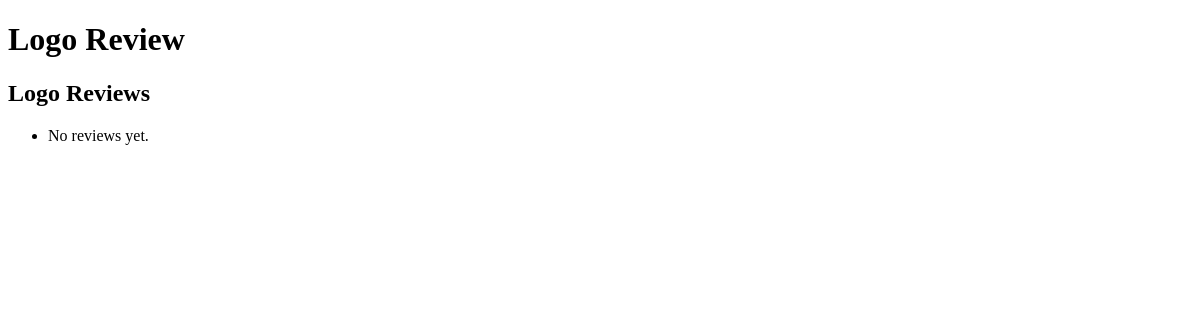
The page /reviews/ on the database as committed earlier.
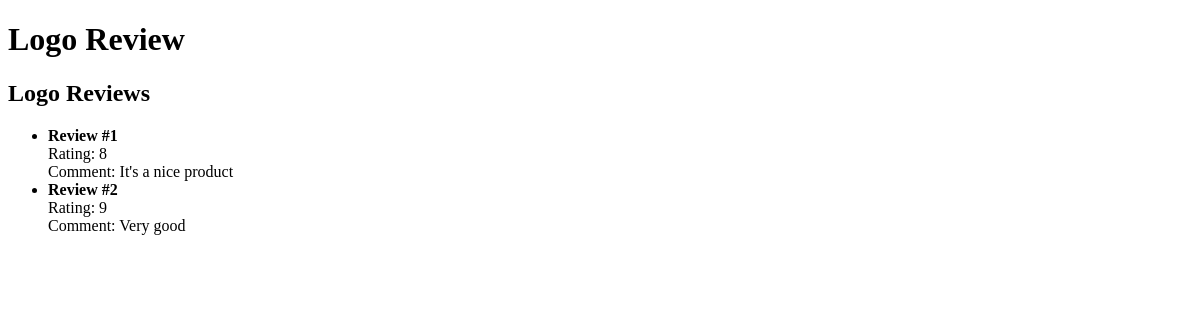
The same page on the database as committed later.
### reviews/models.py (models this page shows, shortened)
class Review(models.Model):
    logo = models.ImageField(upload_to='logos/')
    rating = models.IntegerField()
    comment = models.TextField()
    created_at = models.DateTimeField(auto_now_add=True)

### reviews/views.py (the view)
# urls.py: path('reviews/', views.review_list, name='review_list'),
def review_list(request):
    reviews = Review.objects.all()
    return render(request, 'reviews/review_list.html', {'reviews': reviews})

### reviews/templates/reviews/review_list.html
{% extends 'base.html' %}
{% block content %}
<h2>Logo Reviews</h2>
<ul>
  {% for review in reviews %}
  <li>
    <strong>Review #{{ review.id }}</strong><br>
    Rating: {{ review.rating }}<br>
    Comment: {{ review.comment }}
  </li>
  {% empty %}
  <li>No reviews yet.</li>
  {% endfor %}
</ul>
{% endblock %}

### reviews/templates/base.html (shortened to what this page needs)
<!DOCTYPE html>
<html>
  <head>
  </head>
  <body>
    <h1>Logo Review</h1>
    {% block content %}{% endblock %}
  </body>
</html>

Rows that differ between the two databases and show on the page:
added Review: id "1", rating "8", comment "It's a nice product"
added Review: id "2", rating "9", comment "Very good"
Other text that changed with them:
text no longer shown: "No reviews yet."
